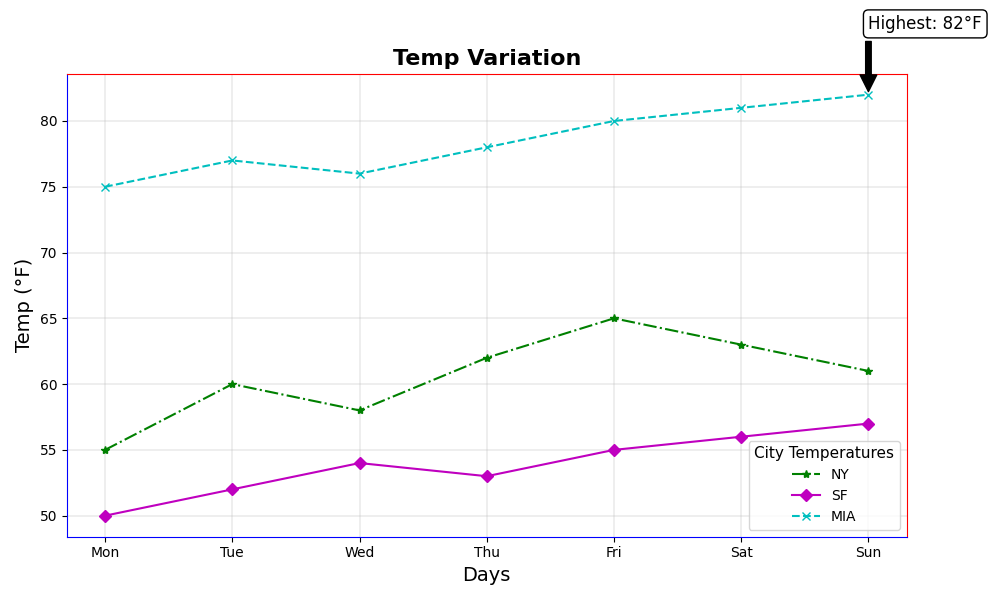

Write the Python code that produced this figure.
import matplotlib.pyplot as plt
import numpy as np

title = "Temp Variation"
x_label = "Days"
y_label = "Temp (°F)"

days = ["Mon", "Tue", "Wed", "Thu", "Fri", "Sat", "Sun"]

new_york_temp = [55, 60, 58, 62, 65, 63, 61]          
san_francisco_temp = [50, 52, 54, 53, 55, 56, 57]    
miami_temp = [75, 77, 76, 78, 80, 81, 82]            

fig, ax = plt.subplots(figsize=(10, 6))

ax.plot(days, new_york_temp, marker='*', linestyle='-.', color='g', label='NY')
ax.plot(days, san_francisco_temp, marker='D', linestyle='-', color='m', label='SF')
ax.plot(days, miami_temp, marker='x', linestyle='--', color='c', label='MIA')

plt.title(title, fontsize=16, fontweight='bold')
plt.xlabel(x_label, fontsize=14)
plt.ylabel(y_label, fontsize=14)

plt.grid(True, linestyle='-', linewidth=0.3)
plt.legend(loc='lower right', fontsize=10, title="City Temperatures", title_fontsize='11')

max_temp_miami = max(miami_temp)
max_temp_day = days[miami_temp.index(max_temp_miami)]
plt.annotate(f'Highest: {max_temp_miami}°F',
             xy=(max_temp_day, max_temp_miami),
             xytext=(max_temp_day, max_temp_miami + 5),
             arrowprops=dict(facecolor='black', shrink=0.05),
             fontsize=12, bbox=dict(boxstyle="round,pad=0.3", edgecolor="black", facecolor="white"))

ax.spines['top'].set_color('red')
ax.spines['right'].set_color('red')
ax.spines['left'].set_color('blue')
ax.spines['bottom'].set_color('blue')

plt.tight_layout()

plt.show()
